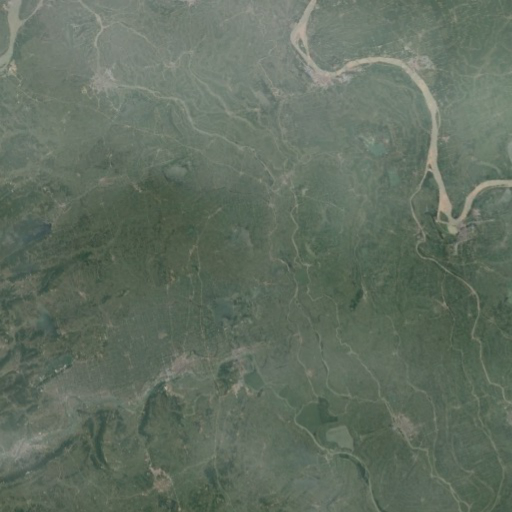
#> input picture images/488.png, 512 x 512 px, found by its file name
$ python countProbability.py
#> lines starting #> are read from the running program, lines starting #| are printed output that depends on the picture
import cv2
import os
import numpy as np
import matplotlib.pyplot as plt
from tqdm import tqdm
from scipy.signal import savgol_filter

RES = 256
TRAIN = "38-cloud/train/"
IMG = "img/data/"
MASK = "mask/data/"


# Plot the probabilities
def plot(H, S, V):
    X = range(256)
    # Plot smoothened probability graphs for H, S and V
    plt.plot(X, H, color="tab:blue", label="Hue", zorder=3)
    plt.plot(X, S, color="tab:red", label="Saturation", zorder=3, linestyle=(0, (1, 1)))
    plt.plot(X, V, color="tab:green", label="Value", zorder=3, linestyle="dashed")

    plt.ylabel("Probability")
    plt.xlabel("Value of component")
    plt.title("Cloud probability per HSV-component over the train set")

    plt.legend()
    plt.xlim(0, 255)
    plt.ylim(0, 1)
    plt.grid(zorder=0)
    plt.show()


# Process train set and compute probabilities
# [36 lines left out: function process_img, not called in this run]


DATASET = "RICE1/"
HAZE = "cloud/"
CLEAR = "label/"


# [38 lines left out: function process_img_haze, not called in this run]


# [39 lines of commented-out code are left out]

def process_two_images(haze_img_path, clear_img_path):
    """
    Вычисляет вероятности пикселей, принадлежащих к дымке и чистому небу, для двух изображений.

    :param haze_img_path: Путь к изображению с дымкой.
    :param clear_img_path: Путь к изображению без облаков.
    :return: Вероятности H, S, V для пикселей с дымкой.
    """
#> called with haze_img_path = 'RICE1/cloud/488.png', clear_img_path = 'RICE1/label/488.png'
    print(f"Processing: {haze_img_path} and {clear_img_path}")

    # Гистограммы для накопления значений HSV
    H_haze, S_haze, V_haze = np.zeros(256), np.zeros(256), np.zeros(256)
    H_clear, S_clear, V_clear = np.zeros(256), np.zeros(256), np.zeros(256)

    # Загрузка изображений и преобразование в HSV
    haze_img = cv2.cvtColor(cv2.imread(haze_img_path), cv2.COLOR_BGR2HSV)
#> haze_img: shape (512, 512, 3); mean H, S, V 57.4, 35.1, 111.2
    clear_img = cv2.cvtColor(cv2.imread(clear_img_path), cv2.COLOR_BGR2HSV)

    # Проверяем, что размеры совпадают
    if haze_img.shape != clear_img.shape:
        raise ValueError("Размеры изображений не совпадают.")

    # Проходим по всем пикселям
    height, width, _ = haze_img.shape
#> height = 512; width = 512
    for y in range(height):
        for x in range(width):
            haze_pixel = haze_img[y, x]
            clear_pixel = clear_img[y, x]

            # Если пиксели отличаются, считаем это дымкой
            if not np.array_equal(haze_pixel, clear_pixel):
                H_haze[haze_pixel[0]] += 1
                S_haze[haze_pixel[1]] += 1
                V_haze[haze_pixel[2]] += 1
            else:  # Если пиксели совпадают, считаем их чистыми
                H_clear[clear_pixel[0]] += 1
                S_clear[clear_pixel[1]] += 1
                V_clear[clear_pixel[2]] += 1
#> after the loop, H_clear = 256 values, max 33949 at index 62, min 0 at index 0, mean 1024; H_haze = 256 values from 0 to 0; S_clear = 256 values, max 11908 at index 35, min 0 at index 0, mean 1024; S_haze = 256 values from 0 to 0; V_clear = 256 values, max 8257 at index 100, min 0 at index 0, mean 1024; V_haze = 256 values from 0 to 0

    # Вычисляем вероятности (гладкие распределения)
    H = savgol_filter(H_haze / np.maximum(H_haze + H_clear, np.ones(256)), 11, 4)
#> H = 256 values from 0 to 0
    S = savgol_filter(S_haze / np.maximum(S_haze + S_clear, np.ones(256)), 11, 4)
#> S = 256 values from 0 to 0
    V = savgol_filter(V_haze / np.maximum(V_haze + V_clear, np.ones(256)), 11, 4)
#> V = 256 values from 0 to 0

    return H, S, V


if __name__ == "__main__":
    # if not os.path.exists("H.npy"):
    # H, S, V = process_img_haze()
    H, S, V = process_two_images("RICE1/cloud/488.png", "RICE1/label/488.png")
#> H = 256 values from 0 to 0; S = 256 values from 0 to 0; V = 256 values from 0 to 0
    np.save("H_haze_single.npy", H, allow_pickle=True)
    np.save("S_haze_single.npy", S, allow_pickle=True)
    np.save("V_haze_single.npy", V, allow_pickle=True)
    # [4 lines of commented-out code are left out]

    plot(H, S, V)
#> in plot, `plt.show()`:
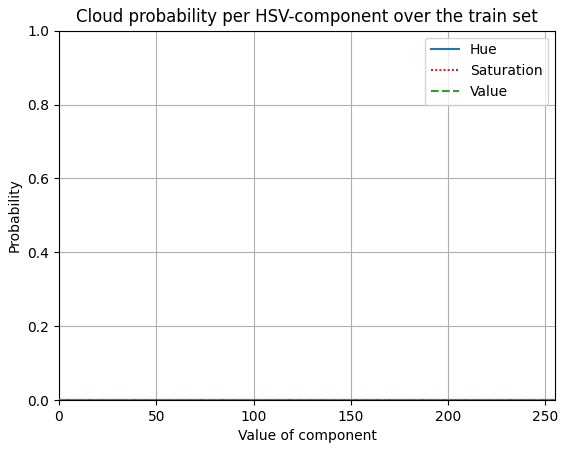
#> figure drawn by matplotlib, 1 panel
